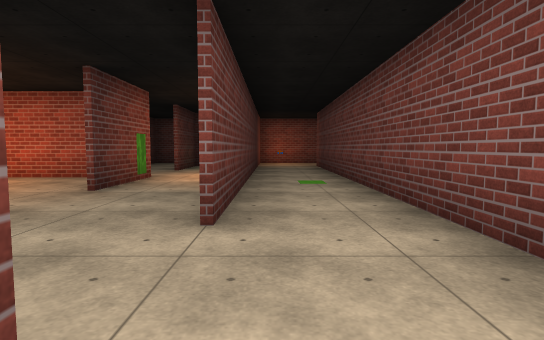
View 1 (above)

24 first-person views from a walk through a Unity game level. The camera is 1.2 m above the floor, tilts 4° down and sees 80° across. The floor is counted in squares, 2 m on a side. Each view is taken from the middle of a square. On the plan, view 1 faces up. The plan holds only what a view shows up to about 10 squares ahead; the rest is blank. The place goes on beyond the plan. The player character is not drawn. Surface patterns are stand-ins for the level's own textures.

View 2
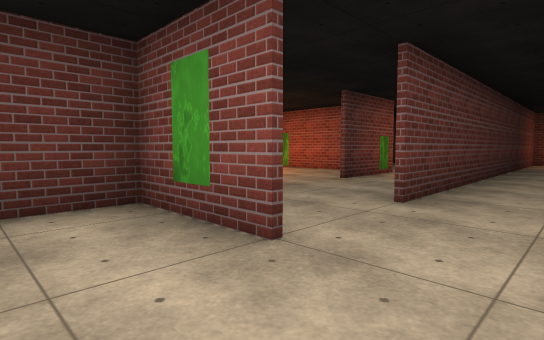

View 3
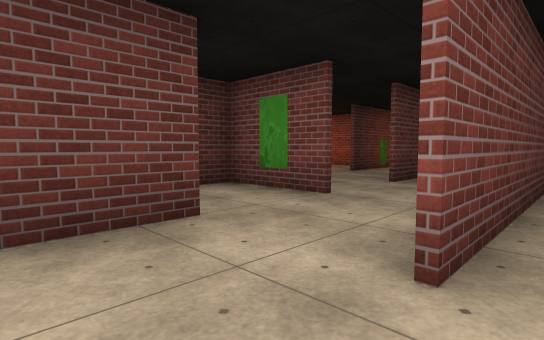

View 4
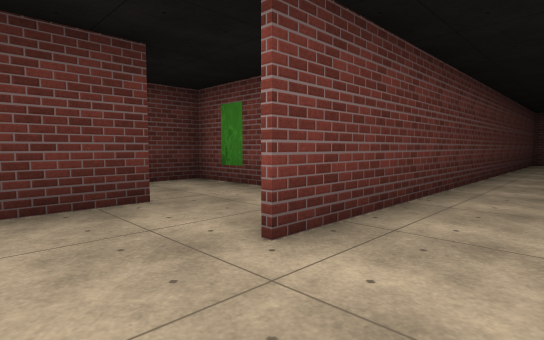

View 5
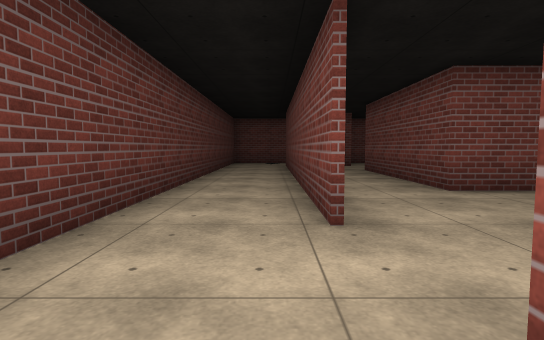

View 6
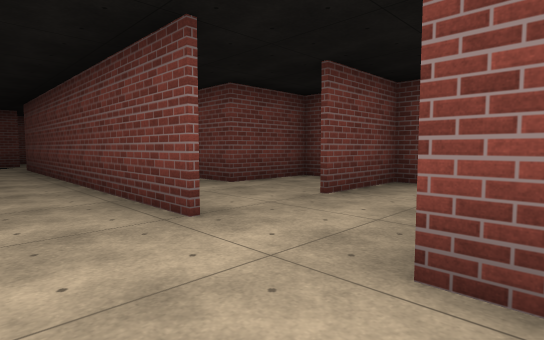

View 7
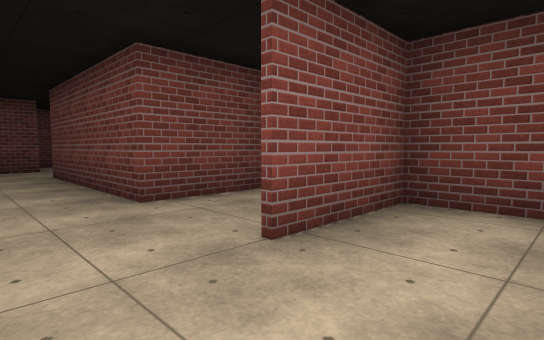

View 8
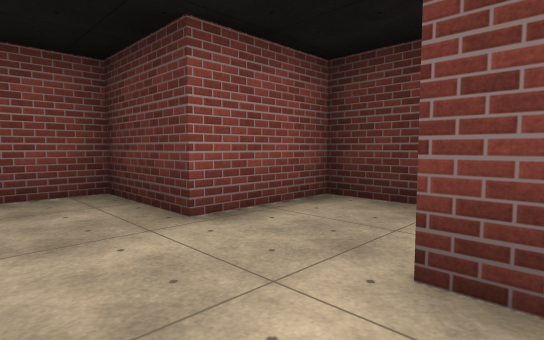

View 9
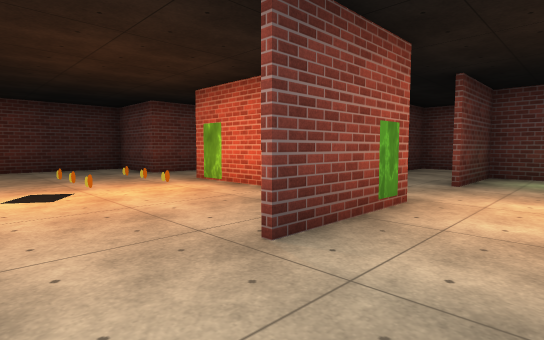

View 10
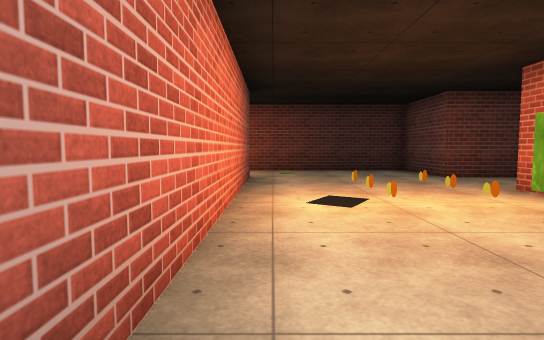

View 11
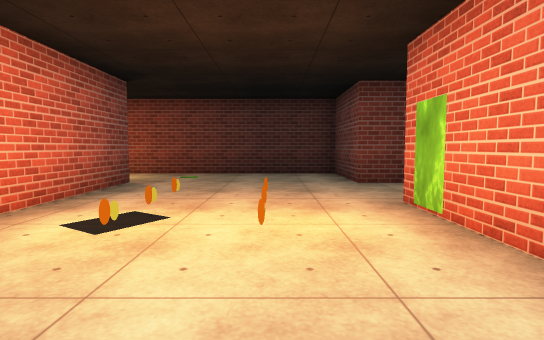

View 12
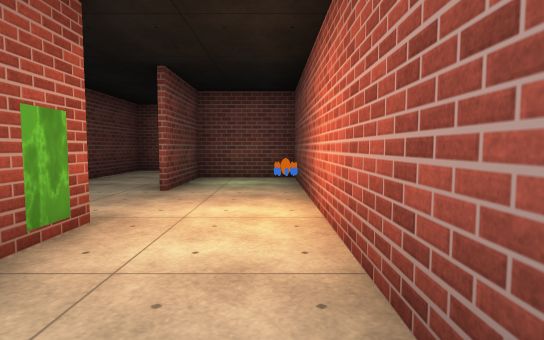

View 13
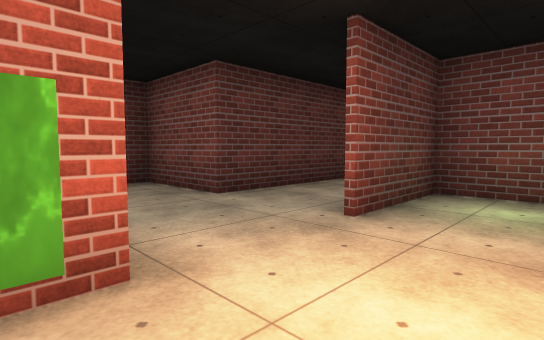

View 14
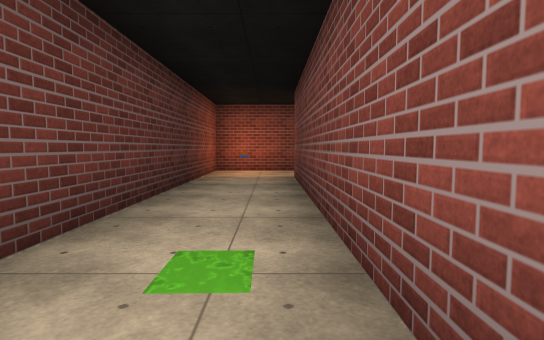

View 15
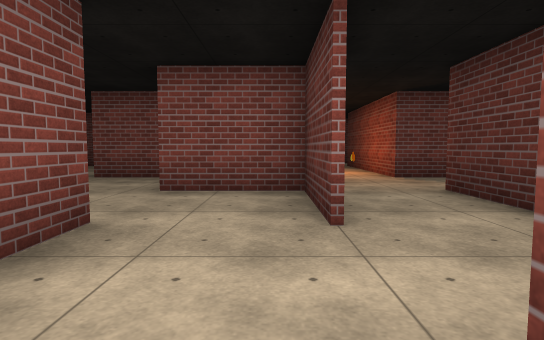

View 16
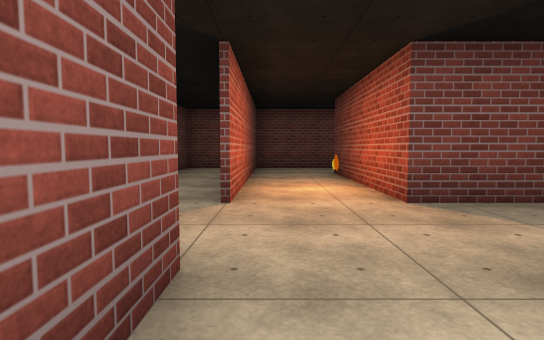

View 17
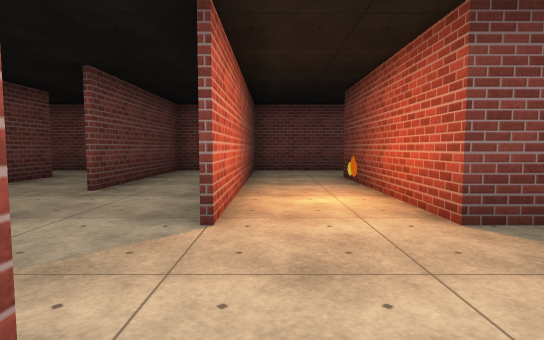

View 18
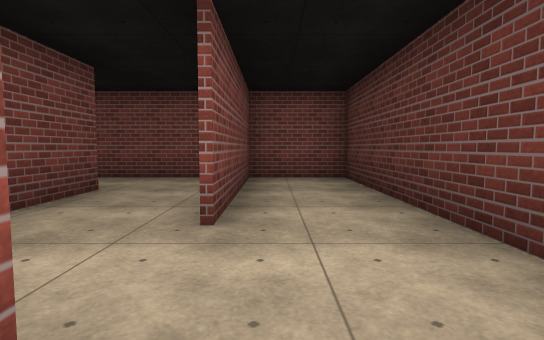

View 19
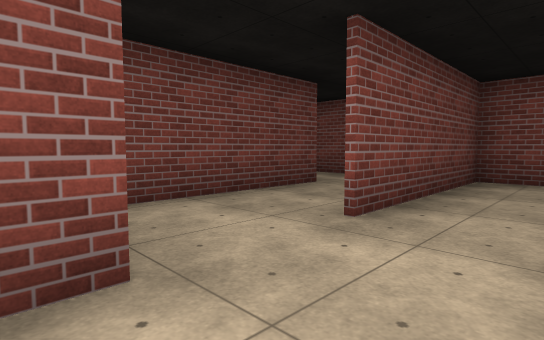

View 20
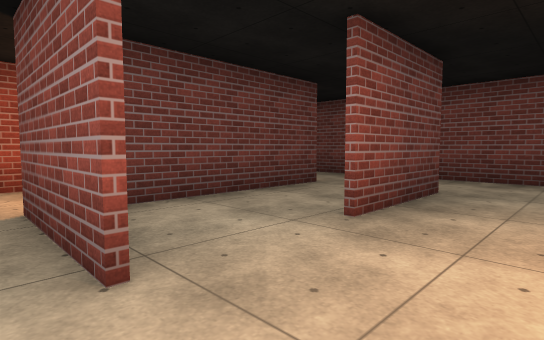

View 21
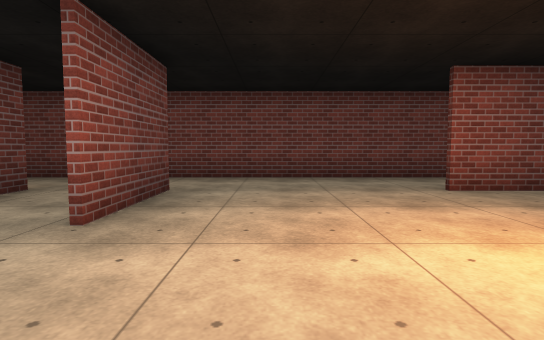

View 22
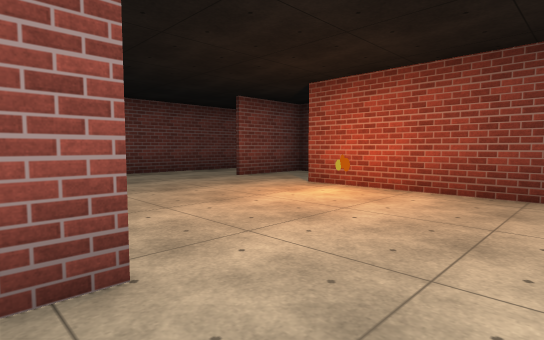

View 23
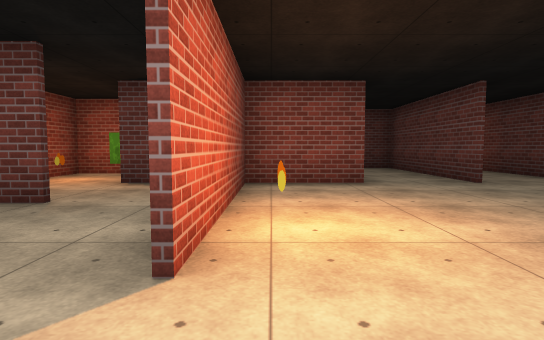

View 24
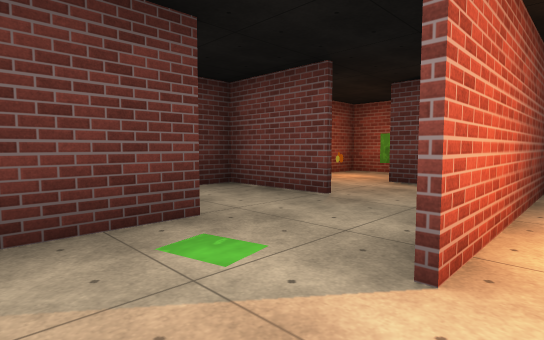

### Floor plan
Points are (right, up) in squares from view 1. A wall is a line through its corners. A room is listed if a view was taken in it or the views show most of it. See-through windows are left out.
Room 1 (views 1, 2, 3, 6, 9, 14, 15)
walls: (1.5, 1.6) (1.5, 10.4); (-0.4, 0.4) (-2.4, 0.4) (-2.4, -1.6); (-0.4, -1.4) (-0.4, -3.4) (1.6, -3.4); (1.5, -1.6) (1.5, -0.6); (-0.4, 11.5) (-0.4, 2.4); (1.6, 12.5) (0.6, 12.5)
ways out: opening at (2, -2.5) to room 2; opening at (-1, 3) to room 4; opening at (-1, -2.5) to room 5
Room 2 (views 4, 5, 8)
walls: (3.4, 0.4) (3.4, 8.6); (3.4, -2) (3.4, -1.4); (1.6, -3.4) (1.6, -5.4) (3.6, -5.4); (1.6, 9.8) (1.6, -1.6); (3.6, 10.5) (3, 10.5)
ways out: opening at (2, -2.5) to room 1; opening at (4, -0.5) to room 3; opening at (3, 9)
Room 3 (view 7)
walls: (7.5, 2.4) (5.5, 2.4) (5.5, 6.6); (5.6, 8.5) (4.8, 8.5)
ways out: opening at (4, -0.5) to room 2; opening at (6, -1)
Room 4 (views 10, 11, 12, 13)
walls: (-2.4, 6.5) (-6.6, 6.5); (-2.4, 6.6) (-2.4, 4.4); (-8.6, 2.6) (-2.5, 2.6); (-0.6, 4.5) (-0.6, 6.5); (-8.5, 8) (-8.5, 6.5) (-10.4, 6.5) (-10.4, 2.6)
ways out: opening at (-1, 3) to room 1; opening at (-1, 5.5) to room 13; opening at (-9, 2)
objects: other object (-5, 4)
Room 5 (views 16, 17)
walls: (-0.6, -3.6) (-0.6, -2.5); (-2.4, -1.6) (-2.4, -3.6)
ways out: opening at (-1, -2.5) to room 1; opening at (0, -5) to room 6; opening at (-1, -6) to room 14; opening at (-2, -4.5)
Room 6 (views 18, 19)
walls: (1.5, -5.6) (1.5, -5)
ways out: opening at (0, -5) to room 5; opening at (1, -6) to room 8
Room 7 (views 20, 21, 22, 23, 24)
walls: (-4.6, -5.4) (-3.6, -5.4); (-10.4, -7.4) (-10.4, -9.4) (-8.4, -9.4); (-4.6, -9.6) (-4.6, -7.4); (-6.4, -3.5) (-8.5, -3.5) (-8.5, -5.6); (-4.6, -3.6) (-4.6, -1.6); (-10, -3.5) (-10.6, -3.5); (-8.5, -11.5) (-4.5, -11.5)
ways out: opening at (-4, -10.5) to room 10; opening at (-4, -7) to room 15; opening at (-11, -7); opening at (-10, -5); opening at (-9.5, -11); opening at (-5, -2.5); opening at (-4, -4.5)
objects: other object (-8, -7) to (-8, -6)
Room 8 (no view inside)
walls: (-0.4, -6.6) (-0.4, -11.5); (1.5, -11.5) (1.5, -7.4); (-0.1, -11.5) (1.9, -11.5)
ways out: opening at (1, -6) to room 6; opening at (2, -7) to room 12
Room 9 (no view inside)
walls: (-0.6, -11.4) (-0.6, -7.4); (-2.5, -11.5) (-0.1, -11.5); (-2.4, -7.4) (-2.4, -9.6)
ways out: opening at (-2, -10.5) to room 10; opening at (-1, -8.5) to room 14
Room 10 (no view inside)
walls: (-2.6, -9.6) (-2.6, -7.4); (-4.5, -11.5) (-2.5, -11.5)
ways out: opening at (-4, -10.5) to room 7; opening at (-2, -10.5) to room 9; opening at (-3, -8.5) to room 15
Room 11 (no view inside)
walls: (-4.4, 10.5) (-4.4, 8.5) (-6.4, 8.5)
ways out: opening at (-2, 7.5) to room 13; opening at (-3, 9.5)
Room 12 (no view inside)
walls: (3.4, -9.6) (3.4, -6.2); (1.9, -11.5) (3.4, -11.5)
ways out: opening at (2, -7) to room 8; opening at (4, -11)
Room 13 (no view inside)
walls: (-0.6, 6.5) (-0.6, 10.5) (-2.4, 10.5) (-2.4, 8.4)
ways out: opening at (-1, 5.5) to room 4; opening at (-2, 7.5) to room 11
objects: other object (-1, 7)
Room 14 (no view inside)
walls: (-0.6, -7.4) (-0.6, -5.4); (-2.4, -5.4) (-2.4, -7.4)
ways out: opening at (-1, -6) to room 5; opening at (-1, -8.5) to room 9
Room 15 (no view inside)
walls: (-2.6, -7.4) (-2.6, -6.2)
ways out: opening at (-4, -7) to room 7; opening at (-3, -8.5) to room 10

Positions as (right, up) in squares from view 1, and headings:
1: (0, 0), facing up
2: (1, -1), facing up-left
3: (2, -3), facing up-left
4: (3, -3), facing up-left
5: (3, -2), facing up
6: (2, -2), facing up-right
7: (4, -1), facing up-right
8: (3, -1), facing down-left
9: (-1, 3), facing up-left
10: (-2, 3), facing left
11: (-3, 5), facing left
12: (-1, 4), facing up
13: (-1, 6), facing up-left
14: (1, 4), facing up
15: (0, 1), facing down
16: (-1, -2), facing down
17: (-1, -3), facing down
18: (1, -5), facing down
19: (0, -5), facing down-right
20: (-6, -5), facing down-right
21: (-6, -5), facing down
22: (-4, -4), facing down-left
23: (-8, -9), facing up
24: (-8, -9), facing up-left
